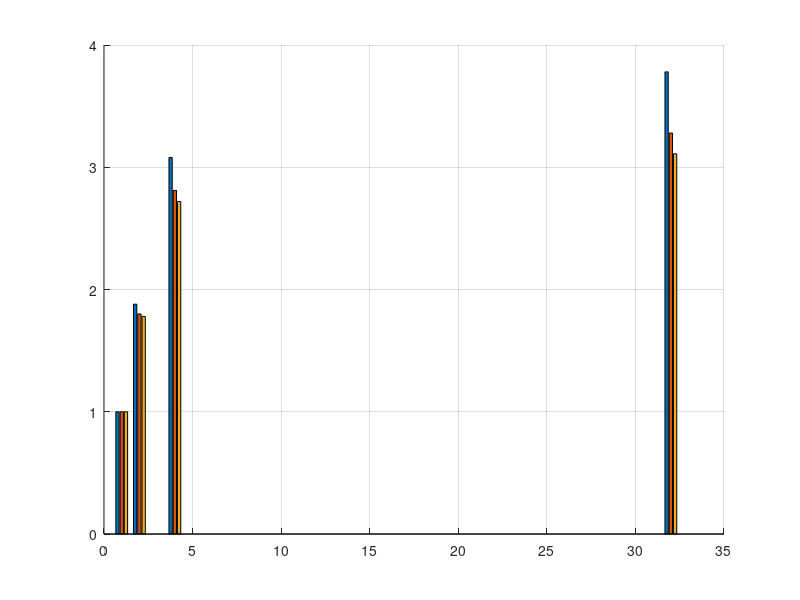

MATLAB code for this plot: (Note: this script raises an error after producing the figure.)
% Speed-up vs number of processors

processors = [1, 2, 4, 32]

speed_up_error8 = [1 1 1; 1.88 1.80 1.78; 3.08 2.81 2.72; 3.78 3.28 3.11]
% speed_up_error5 = [1, 1.80, 2.81, 3.28]
% speed_up_error3 = [1, 1.78, 2.72, 3.11]


figure(1);
hold on;
grid on;    
% set(gca,'XTick',0:0.05:max_time);
% set(gca,'YTick',0:0.05:0.5);
bar(processors, speed_up_error8);
% bar(processors, speed_up_error5, '-or', 'LineWidth', 2);
% bar(processors, speed_up_error3, '-oc', 'LineWidth', 2);
set(gca, 'XScale','log', 'XTick',processors, 'XTickLabel',processors, 'YTick',sort(A))

drawnow();

input("Press enter to exit");